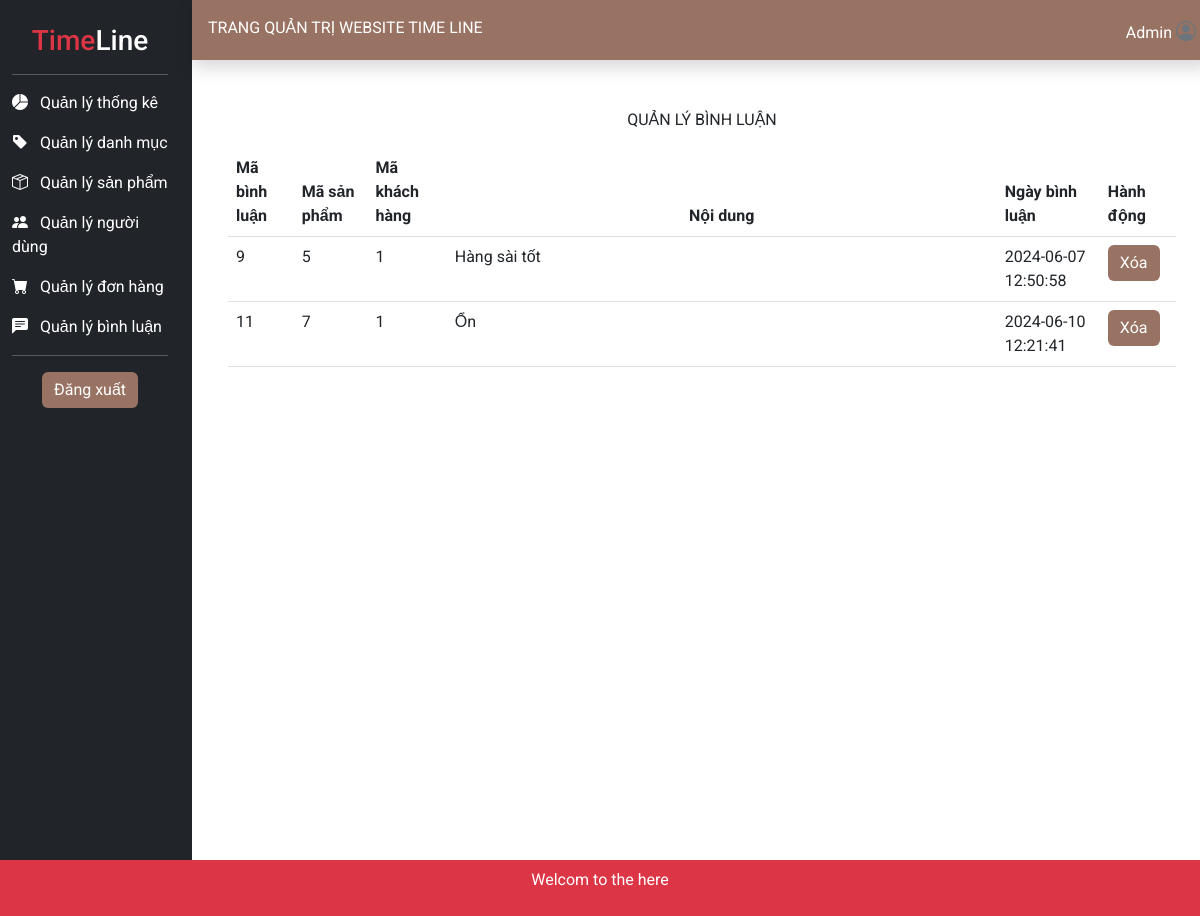
/admin/?mod=feedback&act=list (signed in), run on the app's committed database.
### tables this page shows
CREATE TABLE `binhluan` (
  `MaBinhLuan` int(11) NOT NULL,
  `NoiDung` text NOT NULL,
  `MaKhachHang` int(11) NOT NULL,
  `MaSanPham` int(11) NOT NULL,
  `NgayBinhLuan` datetime NOT NULL DEFAULT current_timestamp(),
  `Duyet` tinyint(4) NOT NULL DEFAULT 0
);

### model_DAO/pdo.php (called while the page is built, shortened)
<?php
function pdo_get_connection(){
    $dburl = "mysql:host=localhost;dbname=time_line;charset=utf8";
    $username = 'root';
    $password = '';
    $conn = new PDO($dburl, $username, $password);
    $conn->setAttribute(PDO::ATTR_ERRMODE, PDO::ERRMODE_EXCEPTION);
    return $conn;
}
function pdo_query($sql){
    $sql_args = array_slice(func_get_args(), 1);
    try{
        $conn = pdo_get_connection();
        $stmt = $conn->prepare($sql);
        $stmt->execute($sql_args);
        $rows = $stmt->fetchAll();
        return $rows;
    }
    catch(PDOException $e){
        throw $e;
    }
    finally{
        unset($conn);
    }
}

### model_DAO/feedback.php (called while the page is built, shortened)
<?php
include_once 'pdo.php';
function feedback_list() {
    $sql = "SELECT * FROM BinhLuan";
    return pdo_query($sql);
}
?>

### admin/view/page_feedback_list.php (the view)
<div class="p-5">
    <p class="text-center">QUẢN LÝ BÌNH LUẬN</p>
    <table class="table table-hover">
        <thead>
            <tr>
                <th>Mã bình luận</th>
                <th>Mã sản phẩm</th>
                <th>Mã khách hàng</th>
                <th class="text-center">Nội dung</th >
                <th>Ngày bình luận</th>
                <th>Hành động</th>
            </tr>
        </thead>
        <tbody>
            <?php foreach($feedback as $fb):?>
            <tr>
                <td><?=$fb['MaBinhLuan']?></td>
                <td><?=$fb['MaSanPham']?></td>
                <td><?=$fb['MaKhachHang']?></td>
                <td width="550px" ><?=$fb['NoiDung']?></td>
                <td><?=$fb['NgayBinhLuan']?></td>
                <td>
                    <a href="?mod=feedback&act=delete&id=<?=$fb['MaBinhLuan']?>" class="btn btn-danger" onclick="return confirm('Bạn có chắc muốn xóa bình luận này không?')">Xóa</a>
                </td>
            </tr>
            <?php endforeach; ?>
        </tbody>
    </table>
</div>

### admin/view/template_header.php (style rules this page uses)
body { font-family: 'Roboto', sans-serif; }
.btn-danger { background-color: #987263; border: #987263; }

### data on the page
binhluan: MaBinhLuan "9", MaSanPham "5", MaKhachHang "1", NoiDung "Hàng sài tốt", NgayBinhLuan "2024-06-07 12:50:58"
binhluan: MaBinhLuan "11", MaSanPham "7", MaKhachHang "1", NoiDung "Ổn", NgayBinhLuan "2024-06-10 12:21:41"
